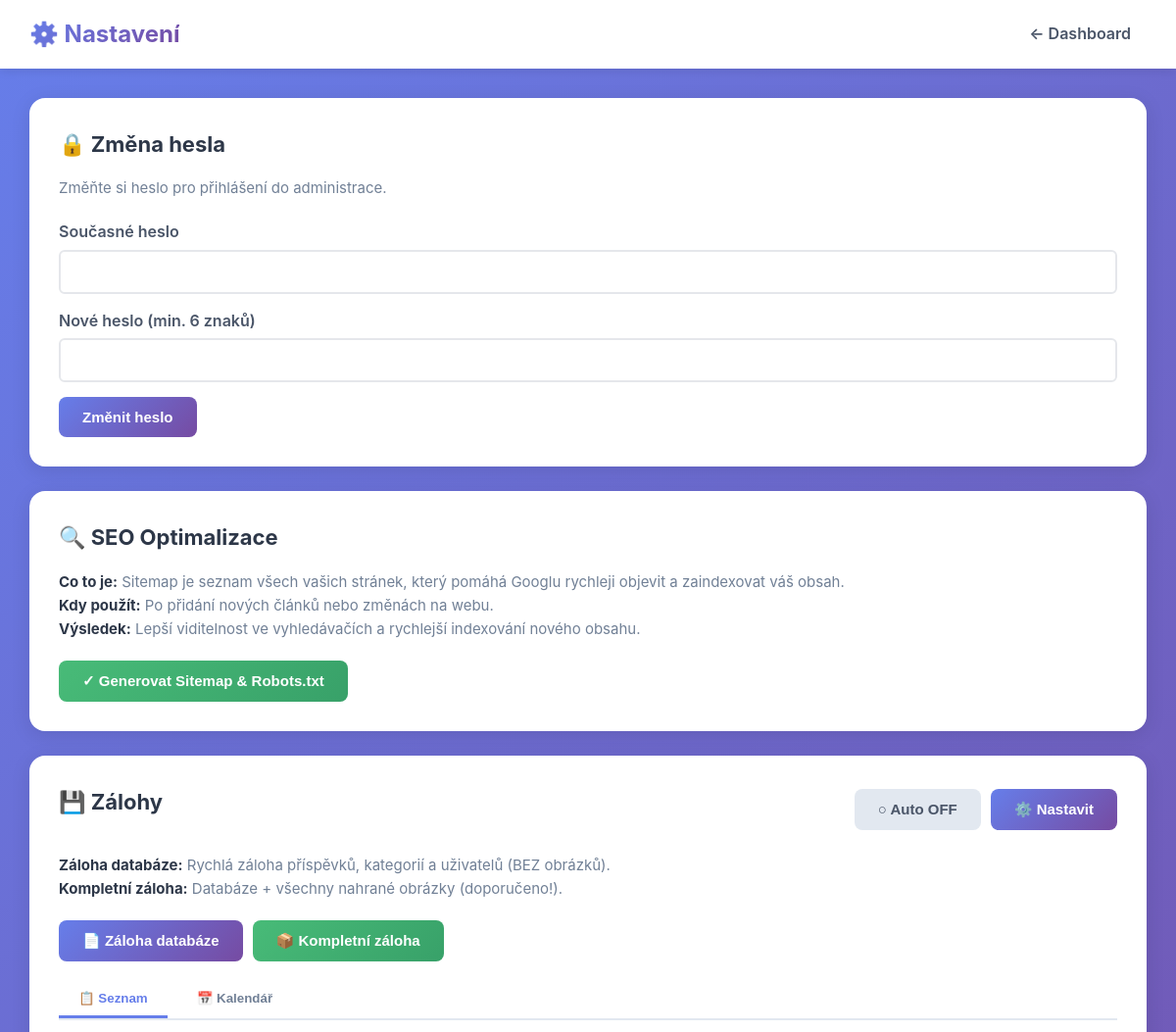
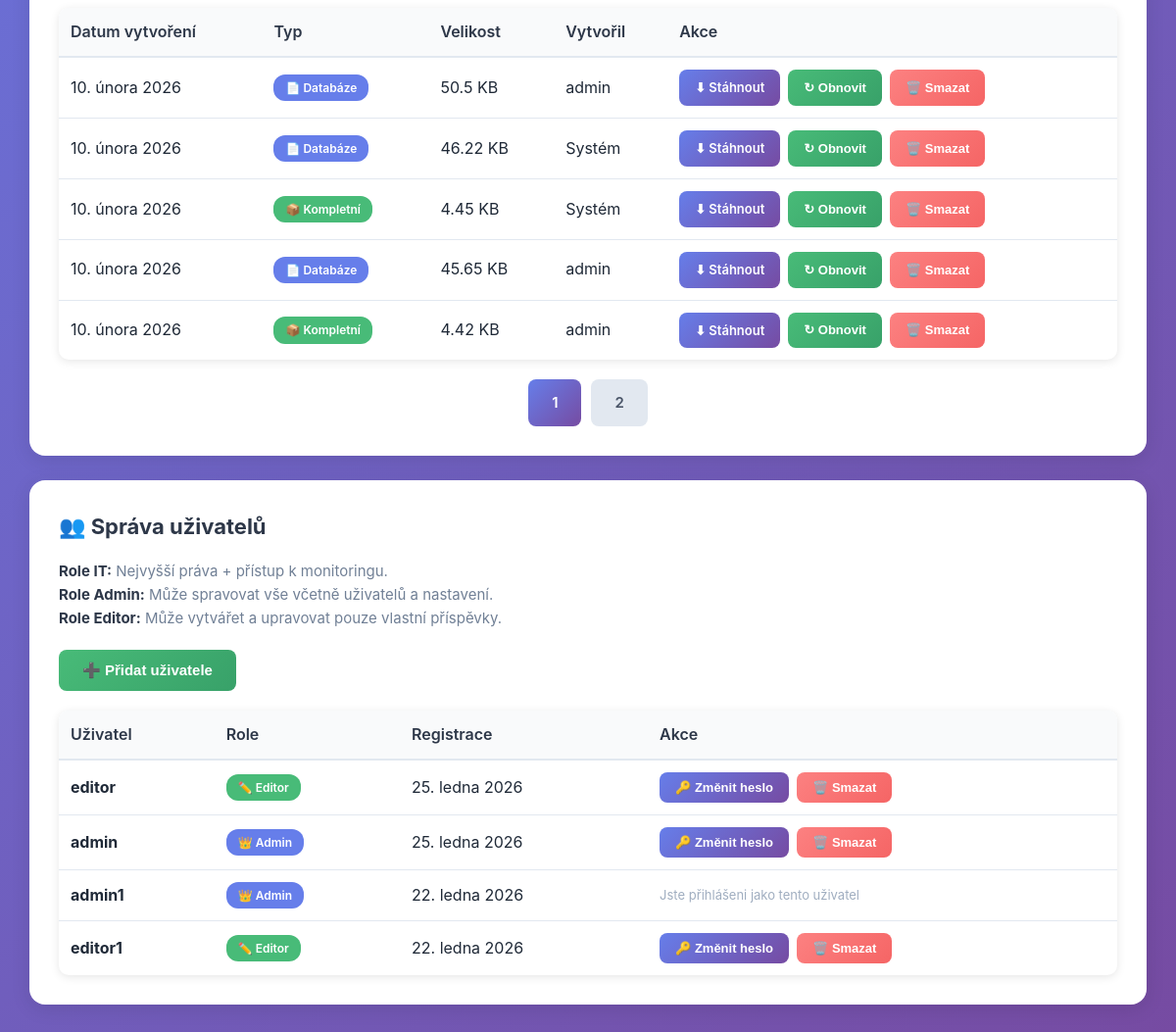
The app's page /admin/settings.php (signed in), older data (2 pictures, top to bottom).
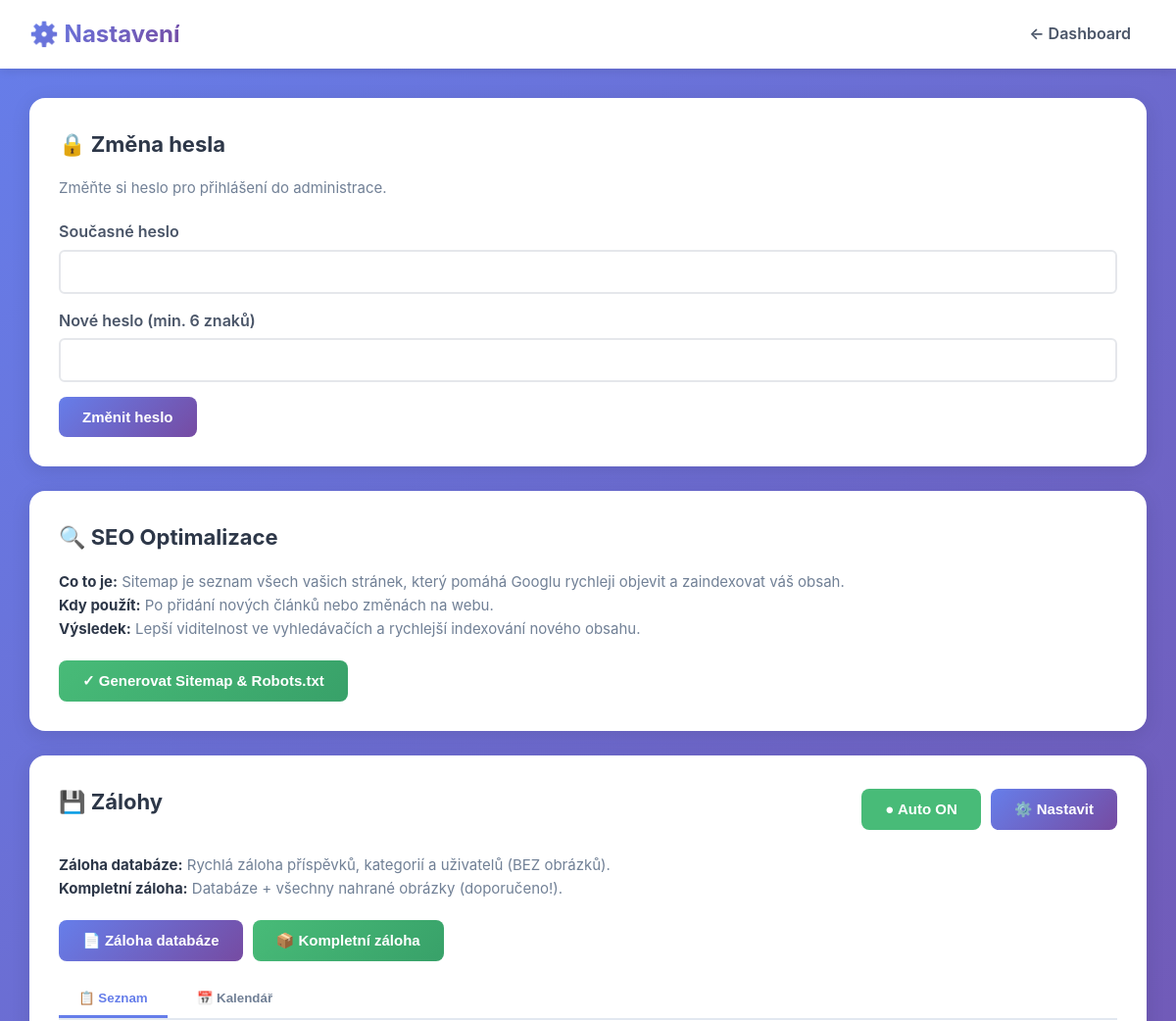
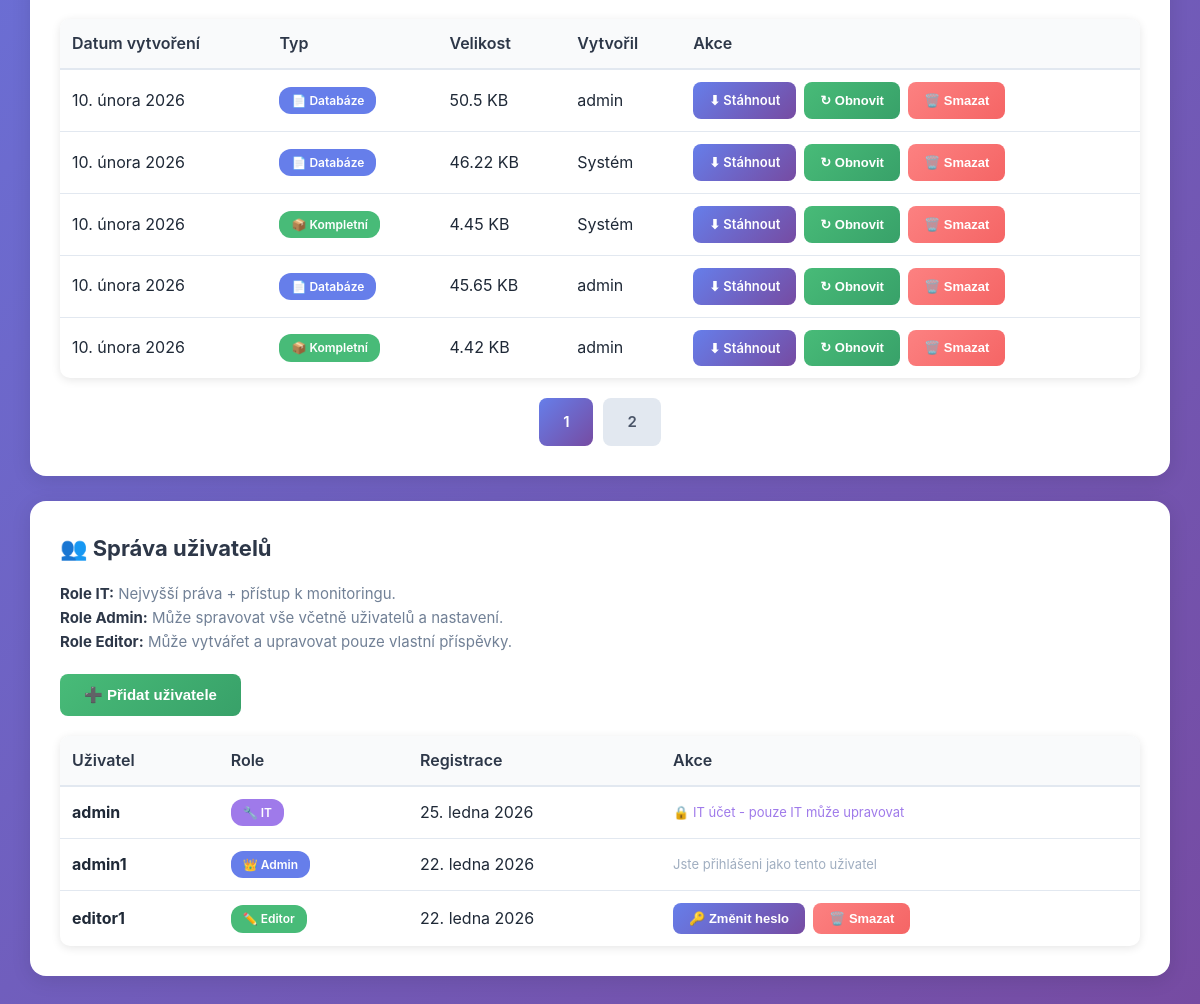
The same page, newer data (2 pictures, top to bottom).
### tables this page shows
CREATE TABLE `backups` (
  `id` int(11) NOT NULL,
  `filename` varchar(255) NOT NULL,
  `filepath` varchar(255) NOT NULL,
  `size_bytes` bigint(20) DEFAULT NULL,
  `type` enum('database','full') DEFAULT 'database',
  `created_by` int(11) DEFAULT NULL,
  `created_at` timestamp NOT NULL DEFAULT CURRENT_TIMESTAMP,
  `last_restored_at` datetime DEFAULT NULL
);

CREATE TABLE `users` (
  `id` int(11) NOT NULL AUTO_INCREMENT,
  `username` varchar(50) NOT NULL,
  `password` varchar(255) NOT NULL,
  `email` varchar(100) DEFAULT NULL,
  `role` enum('it','admin','editor') DEFAULT 'editor',
  `created_at` timestamp NOT NULL DEFAULT CURRENT_TIMESTAMP,
  `last_login` timestamp NULL DEFAULT NULL,
  PRIMARY KEY (`id`),
  UNIQUE KEY `username` (`username`),
  KEY `idx_username` (`username`)
);

### includes/database.class.php (called while the page is built, shortened)
<?php
class Database {
    private $connection;
    private $stmt;
    public function __construct() {
        $dsn = 'mysql:host=' . DB_HOST . ';dbname=' . DB_NAME . ';charset=' . DB_CHARSET;
        $options = [
            PDO::ATTR_ERRMODE => PDO::ERRMODE_EXCEPTION,
            PDO::ATTR_DEFAULT_FETCH_MODE => PDO::FETCH_ASSOC,
            PDO::ATTR_EMULATE_PREPARES => false,
            PDO::MYSQL_ATTR_INIT_COMMAND => "SET NAMES utf8mb4 COLLATE utf8mb4_unicode_ci"
        ];
        try {
            $this->connection = new PDO($dsn, DB_USER, DB_PASS, $options);
        } catch (PDOException $e) {
            $this->error = $e->getMessage();
            $this->logError('Database Connection', $e->getMessage());
            die('Chyba připojení k databázi. Zkontrolujte konfiguraci.');
        }
    }
    public function query($sql) {
    try {
        $this->stmt = $this->connection->prepare($sql);
        return $this;
    } catch (PDOException $e) {
        $this->logError('Query Prepare', $e->getMessage());
        $this->stmt = null;
        return $this;
    }
}
    public function bind($param, $value, $type = null) {
        if (is_null($type)) {
            switch (true) {
                case is_int($value):
                    $type = PDO::PARAM_INT;
                    break;
                default:
                    $type = PDO::PARAM_STR;
            }
        }
        $this->stmt->bindValue($param, $value, $type);
        return $this;
    }
    public function execute() {
        try {
            return $this->stmt->execute();
        } catch (PDOException $e) {
            $this->logError('Query Execute', $e->getMessage());
            return false;
        }
    }
    public function fetchAll() {
    $this->execute();
    return $this->stmt->fetchAll();
    }
    public function fetch() {
        $this->execute();
        return $this->stmt->fetch();
    }
}
?>

### includes/backup.class.php (called while the page is built, shortened)
<?php
class Backup {
    private $db;
    public function __construct() {
        global $db;
        $this->db = $db;
        $this->backupDir = BACKUPS_PATH;
    }
    public function listBackups() {
        $this->db->query(
            "SELECT b.*, u.username as created_by_name
             FROM backups b
             LEFT JOIN users u ON b.created_by = u.id
             ORDER BY b.created_at DESC"
        );
        return $this->db->fetchAll();
    }
}
?>

### config.php (called while the page is built, shortened)
<?php
require_once INCLUDES_PATH . 'database.class.php';
require_once INCLUDES_PATH . 'backup.class.php';
$db = new Database();
require_once INCLUDES_PATH . 'helpers.php';
?>

### includes/helpers.php (called while the page is built, shortened)
<?php
function formatDate($date, $format = 'j. n. Y') {
    $months = [
        1 => 'ledna', 2 => 'února', 3 => 'března', 4 => 'dubna',
        5 => 'května', 6 => 'června', 7 => 'července', 8 => 'srpna',
        9 => 'září', 10 => 'října', 11 => 'listopadu', 12 => 'prosince'
    ];
    $timestamp = is_numeric($date) ? $date : strtotime($date);
    $day = date('j', $timestamp);
    $month = $months[(int)date('n', $timestamp)];
    $year = date('Y', $timestamp);
    return "$day. $month $year";
}
function e($text) {
    return htmlspecialchars($text, ENT_QUOTES, 'UTF-8');
}
function formatBytes($bytes, $precision = 2) {
    $units = ['B', 'KB', 'MB', 'GB', 'TB'];
    for ($i = 0; $bytes > 1024 && $i < count($units) - 1; $i++) {
        $bytes /= 1024;
    }
    return round($bytes, $precision) . ' ' . $units[$i];
}
?>

### admin/settings.php (the view, shortened to what the rows shown need)
<?php
require_once '../config.php';
$backup = new Backup();
$backups = $backup->listBackups();
$db3 = new Database();
$db3->query("
    SELECT b.*,
           CASE
               WHEN b.created_by = 0 OR b.created_by IS NULL THEN 'Systém'
               ELSE u.username
           END as created_by_name
    FROM backups b
    LEFT JOIN users u ON b.created_by = u.id
    ORDER BY b.created_at DESC
");
$backups = $db3->fetchAll();
$db = new Database();
$db->query("SELECT id, username, role, created_at FROM users ORDER BY created_at DESC");
$users = $db->fetchAll();
$db->query("SELECT id, username, role FROM users WHERE id = :id");
$db->bind(':id', $_SESSION['user_id']);
$currentUser = $db->fetch();
?>
<!DOCTYPE html>
<html lang="cs">
<head>
    <link rel="stylesheet" href="<?= ASSETS_URL ?>css/admin.css">
</head>
<body>
    <div class="container">
        <div class="card">
            <h2>🔒 Změna hesla</h2>
        </div>
        <div class="card">
            <h2>🔍 SEO Optimalizace</h2>
        </div>
<div class="card" id="backups">
    <div style="display: flex; justify-content: space-between; align-items: center; margin-bottom: 20px;">
        <h2>💾 Zálohy</h2>
    </div>
    <div id="backupListView">
        <?php if (empty($backups)): ?>
            <div class="empty-state">
                <div class="empty-state-icon">📭</div>
                <p>Zatím žádné zálohy</p>
            </div>
        <?php else:
            $page = isset($_GET['backup_page']) ? (int)$_GET['backup_page'] : 1;
            $perPage = 5;
            $offset = ($page - 1) * $perPage;
            $pagedBackups = array_slice($backups, $offset, $perPage);
        ?>
            <table class="table">
                <thead>
                    <tr>
                        <th>Datum vytvoření</th>
                        <th>Typ</th>
                        <th>Velikost</th>
                        <th>Vytvořil</th>
                        <th>Akce</th>
                    </tr>
                </thead>
                <tbody>
                    <?php foreach ($pagedBackups as $b): ?>
                        <tr <?= $b['last_restored_at'] ? 'style="background: #f0fff4;"' : '' ?>>
                            <td>
                                <?= formatDate($b['created_at']) ?>
                            </td>
                            <td>
                                <?php if (isset($b['type']) && $b['type'] === 'full'): ?>
                                    <span class="badge" style="background: #48bb78; color: white;">📦 Kompletní</span>
                                <?php else: ?>
                                    <span class="badge" style="background: #667eea; color: white;">📄 Databáze</span>
                                <?php endif; ?>
                            </td>
                            <td><?= formatBytes($b['size_bytes']) ?></td>
                            <td><?= e($b['created_by_name'] ?? 'Systém') ?></td>
                            <td>
                                <div class="table-actions">
                                    <a href="download_backup.php?id=<?= $b['id'] ?>" class="btn btn-primary btn-small">⬇ Stáhnout</a>
                                    <button onclick="openRestoreModal(<?= $b['id'] ?>, '<?= e($b['filename']) ?>', '<?= formatDate($b['created_at']) ?>')" class="btn btn-success btn-small">↻ Obnovit</button>
                                    <button onclick="openDeleteBackupModal(<?= $b['id'] ?>, '<?= e($b['filename']) ?>')" class="btn btn-danger btn-small">🗑️ Smazat</button>
                                </div>
                            </td>
                        </tr>
                    <?php endforeach; ?>
                </tbody>
            </table>
        <?php endif; ?>
    </div>
</div>
        <?php if ($currentUser['role'] === 'admin' || $currentUser['role'] === 'it'): ?>
        <div class="card">
            <h2>👥 Správa uživatelů</h2>
            <table class="table">
                <thead>
                    <tr>
                        <th>Uživatel</th>
                        <th>Role</th>
                        <th>Registrace</th>
                        <th>Akce</th>
                    </tr>
                </thead>
                <tbody>
                    <?php foreach ($users as $user): ?>
                        <tr>
                            <td><strong><?= e($user['username']) ?></strong></td>
                            <td>
                                <span class="badge badge-<?= $user['role'] ?>">
                                    <?php
                                    if ($user['role'] === 'it') {
                                        echo '🔧 IT';
                                    } elseif ($user['role'] === 'admin') {
                                        echo '👑 Admin';
                                    } else {
                                        echo '✏️ Editor';
                                    }
                                    ?>
                                </span>
                            </td>
                            <td><?= formatDate($user['created_at']) ?></td>
                            <td>
                                <div class="table-actions">
                                    <?php if ($user['id'] !== $_SESSION['user_id']): ?>
                                        <?php if ($user['role'] === 'it' && $currentUser['role'] !== 'it'): ?>
                                            <span style="color: #9f7aea; font-size: 13px;">🔒 IT účet - pouze IT může upravovat</span>
                                        <?php else: ?>
                                            <button onclick="openChangePasswordModal(<?= $user['id'] ?>, '<?= e($user['username']) ?>')" class="btn btn-primary btn-small">🔑 Změnit heslo</button>
                                            <button onclick="confirmDeleteUser(<?= $user['id'] ?>, '<?= e($user['username']) ?>')" class="btn btn-danger btn-small">🗑️ Smazat</button>
                                        <?php endif; ?>
                                    <?php else: ?>
                                        <span style="color: #a0aec0; font-size: 13px;">Jste přihlášeni jako tento uživatel</span>
                                    <?php endif; ?>
                                </div>
                            </td>
                        </tr>
                    <?php endforeach; ?>
                </tbody>
            </table>
        </div>
        <?php endif; ?>
    </div>
</body>
</html>

Row changes from the older to the newer data that the page shows:
removed users: username "editor", role "✏️ Editor", created_at "25. ledna 2026"
changed users "admin": role "👑 Admin 🔑 Změnit heslo 🗑️ Smazat" → "🔧 IT 🔒 IT účet - pouze IT může upravovat"
Text that changed along with them:
text no longer shown: "○ OFF"
text now shown: "● ON"
